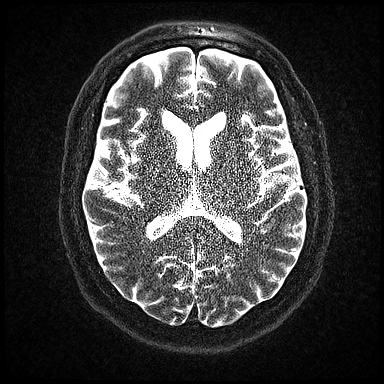
#> input picture brain.jpg, 384 x 384 px
$ jupyter execute 'Order-statistic (Nonlinear) Filters.ipynb'
#> lines starting #> are read from the running program, lines starting #| are printed output that depends on the picture
[cell 1]
import cv2
import numpy as np

[cell 2]
image=cv2.imread('brain.jpg')
#> image is the input picture: shape (384, 384, 3); min 0, max 255, mean 58.7
median=cv2.medianBlur(image,5)
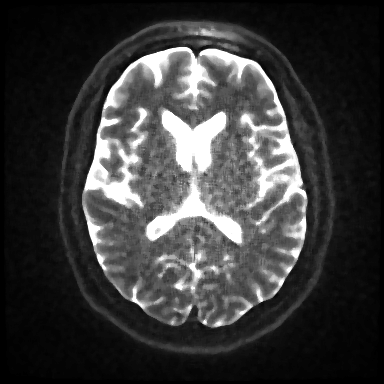
#> median: shape (384, 384, 3); min 0, max 255, mean 58.5
compare=np.concatenate((image,median),axis=1)
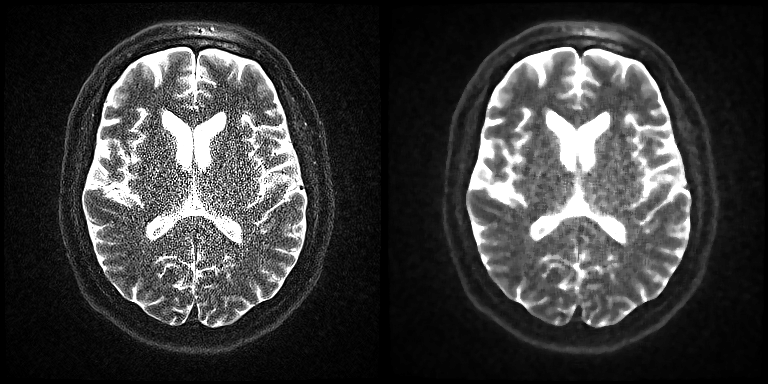
#> compare: shape (384, 768, 3); min 0, max 255, mean 58.6
